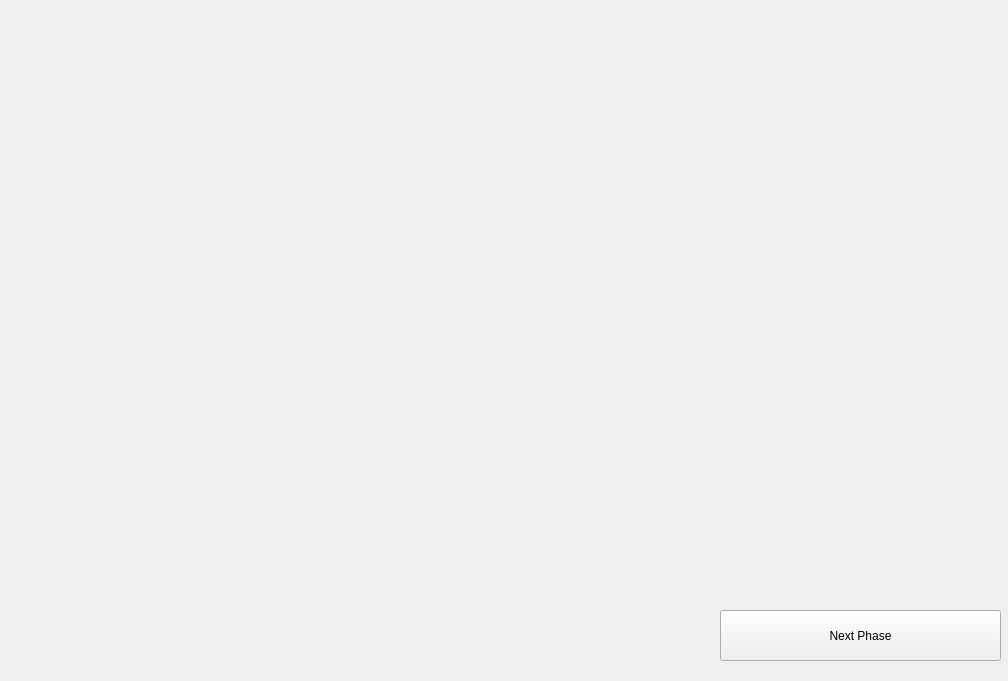
<?xml version="1.0" encoding="UTF-8"?>
<ui version="4.0">
 <class>ProbMaker</class>
 <widget class="QWidget" name="ProbMaker">
  <property name="geometry">
   <rect>
    <x>0</x>
    <y>0</y>
    <width>1008</width>
    <height>681</height>
   </rect>
  </property>
  <property name="windowTitle">
   <string>ProbMaker</string>
  </property>
  <widget class="QPushButton" name="next_phase">
   <property name="geometry">
    <rect>
     <x>720</x>
     <y>610</y>
     <width>281</width>
     <height>51</height>
    </rect>
   </property>
   <property name="text">
    <string>Next Phase</string>
   </property>
  </widget>
 </widget>
 <layoutdefault spacing="6" margin="11"/>
 <resources/>
 <connections/>
</ui>
